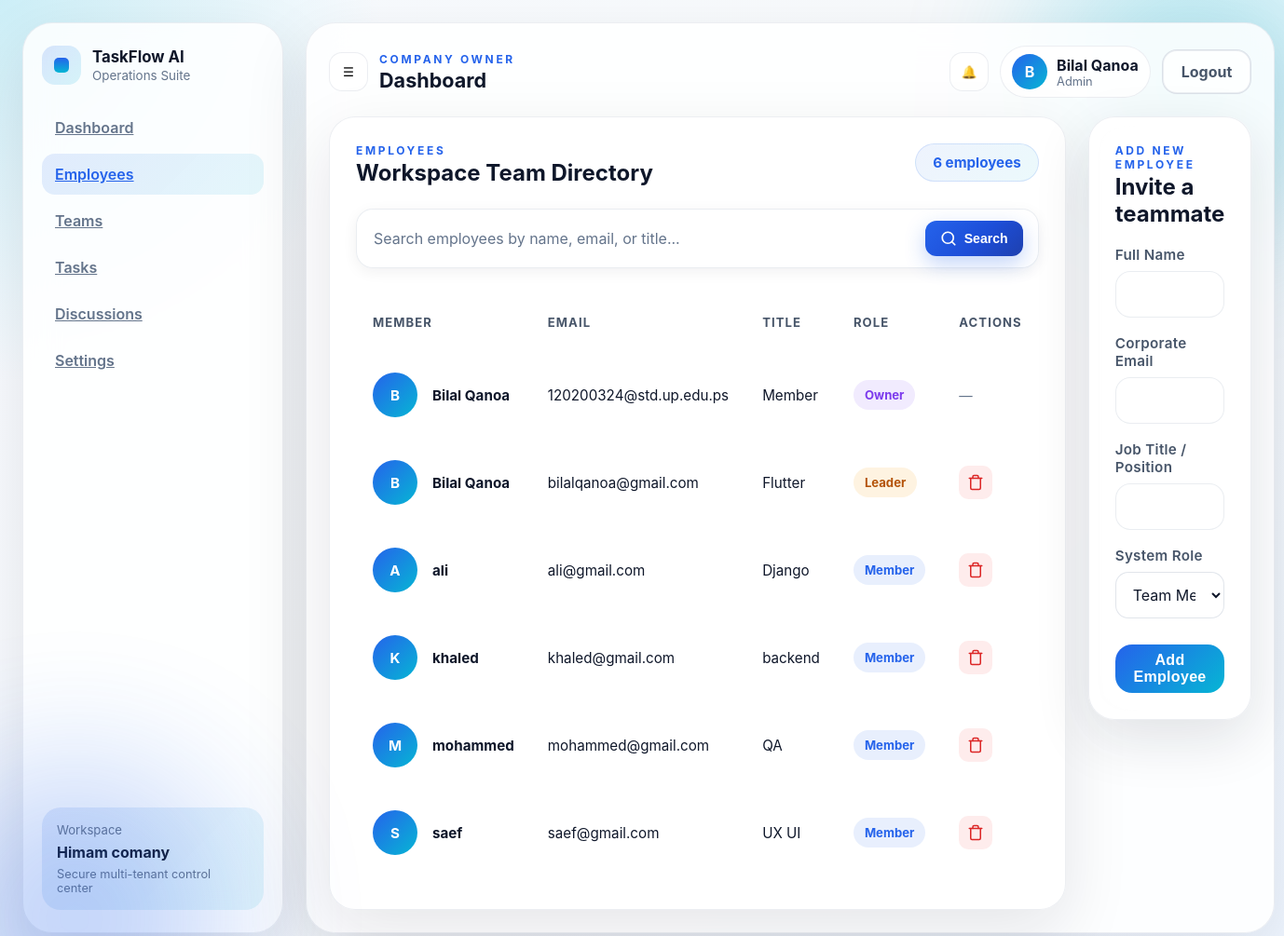
Screenshot of /dashboard/employees/ (signed in) with the database file from the repository.
### companies/models.py (models this page shows, shortened)
class Company(models.Model):
    owner = models.OneToOneField(
        'accounts.User',
        on_delete=models.CASCADE,
        related_name='owned_company'
    )
    name = models.CharField(max_length=255)
    description = models.TextField(blank=True)
    logo = models.ImageField(upload_to='company_logos/', null=True, blank=True)
    website = models.URLField(blank=True)
    phone = models.CharField(max_length=30, blank=True)
    address = models.CharField(max_length=255, blank=True)
    created_at = models.DateTimeField(auto_now_add=True)
    class Meta:
        ordering = ['-created_at']

### accounts/models.py (models this page shows, shortened)
class User(AbstractUser):
    ROLE_CHOICES = [
        ('company', 'Company Owner'),
        ('team_leader', 'Team Leader'),
        ('member', 'Member'),
    ]
    role = models.CharField(max_length=20, choices=ROLE_CHOICES)
    job_title = models.CharField(max_length=120, blank=True, default='')
    company = models.ForeignKey(
        'companies.Company',
        on_delete=models.SET_NULL,
        null=True,
        blank=True,
        related_name='users'
    )

### dashboard/views.py (the view, shortened to what this page needs)
# urls.py: path('employees/', views.employees_page, name='employees'),
@login_required(login_url='accounts:login')
@transaction.atomic
def employees_page(request):
    company = getattr(request.user, 'owned_company', None) or getattr(request.user, 'company', None)
    if not company:
        return redirect('accounts:profile')
    form_data = {
        'full_name': '',
        'email': '',
        'job_title': '',
        'system_role': 'member',
    }
    search_query = request.GET.get('search', '').strip()
    employees = User.objects.filter(company=company, is_active=True)
    employees = employees.annotate(
        role_weight=Case(
            When(is_superuser=True, then=Value(1)),
            When(role='company', then=Value(1)),
            When(role='team_leader', then=Value(2)),
            When(role='member', then=Value(3)),
            default=Value(4),
            output_field=IntegerField(),
        )
    ).order_by('role_weight', 'username')
    return render(request, 'dashboard/employees.html', {
        'company': company,
        'user': request.user,
        'employees': employees,
        'form_data': form_data,
        'search_query': search_query,
    })

### templates/dashboard/employees.html (shortened to what this page needs)
{% extends 'dashboard/base.html' %}
{% block content %}
<div class="employees-container">
    <section class="employees-grid">
        <article class="employees-table-card panel">
            <div class="section-header">
                <div>
                    <p class="eyebrow">Employees</p>
                    <h2>Workspace Team Directory</h2>
                </div>
                <span class="employee-count">{{ employees.count }} employees</span>
            </div>
            <div class="search-bar-wrapper">
                <form method="GET" action="" class="search-form">
                    <input type="text" name="search" class="search-input"
                        placeholder="Search employees by name, email, or title..." value="{{ search_query }}"
                        autocomplete="off">
                    <button type="submit" class="search-button search-button--primary" aria-label="Search employees">
                        <svg width="18" height="18" viewBox="0 0 24 24" fill="none" stroke="currentColor"
                            stroke-width="2.25" stroke-linecap="round" stroke-linejoin="round" aria-hidden="true">
                            <circle cx="11" cy="11" r="8"></circle>
                            <line x1="21" y1="21" x2="16.65" y2="16.65"></line>
                        </svg>
                        <span>Search</span>
                    </button>
                </form>
            </div>
            <div class="employees-table-wrapper">
                <table class="employees-table">
                    <thead>
                        <tr>
                            <th>Member</th>
                            <th>Email</th>
                            <th>Title</th>
                            <th>Role</th>
                            <th>Actions</th>
                        </tr>
                    </thead>
                    <tbody>
                        {% for employee in employees %}
                        {% with name=employee.get_full_name|default:employee.username %}
                        <tr>
                            <td>
                                <div class="employee-row">
                                    <div class="member-avatar">{{ name|slice:":1"|upper }}</div>
                                    <div>
                                        <strong>{{ name }}</strong>
                                    </div>
                                </div>
                            </td>
                            <td>{{ employee.email }}</td>
                            <td>{{ employee.job_title|default:'Member' }}</td>
                            <td>
                                {% if employee.role == 'company' or employee.is_superuser %}
                                <span class="role-badge role-owner">Owner</span>
                                {% elif employee.role == 'team_leader' %}
                                <span class="role-badge role-leader">Leader</span>
                                {% else %}
                                <span class="role-badge role-member">Member</span>
                                {% endif %}
                            </td>
                            <td>
                                {% if employee.id != user.id and not employee.is_superuser and employee.role != 'company' %}
                                <form method="POST" action="{% url 'dashboard:delete_employee' employee.id %}"
                                    class="delete-form">
                                    <button type="button" class="delete-btn" title="Remove employee"
                                        data-employee-id="{{ employee.id }}" data-employee-name="{{ name }}">
                                        <svg width="18" height="18" viewBox="0 0 24 24" fill="none"
                                            stroke="currentColor" stroke-width="2" stroke-linecap="round"
                                            stroke-linejoin="round">
                                            <polyline points="3 6 5 6 21 6"></polyline>
                                            <path
                                                d="M19 6v14a2 2 0 0 1-2 2H7a2 2 0 0 1-2-2V6m3 0V4a2 2 0 0 1 2-2h4a2 2 0 0 1 2 2v2">
                                            </path>
                                        </svg>
                                    </button>
                                </form>
                                {% else %}
                                <span class="no-action">—</span>
                                {% endif %}
                            </td>
                        </tr>
                        {% endwith %}
                        {% endfor %}
                    </tbody>
                </table>
            </div>
        </article>
        <aside class="sidebar-form-card panel">
            <div class="section-header sidebar-header">
                <div>
                    <p class="eyebrow">Add New Employee</p>
                    <h2>Invite a teammate</h2>
                </div>
            </div>
            <form method="POST" action="" class="glass-form" novalidate>
                <div class="glass-field">
                    <label for="full_name">Full Name</label>
                    <input id="full_name" name="full_name" type="text" class="glass-input"
                        value="{{ form_data.full_name }}" required>
                </div>
                <div class="glass-field">
                    <label for="email">Corporate Email</label>
                    <input id="email" name="email" type="email" class="glass-input" value="{{ form_data.email }}"
                        required>
                </div>
                <div class="glass-field">
                    <label for="job_title">Job Title / Position</label>
                    <input id="job_title" name="job_title" type="text" class="glass-input"
                        value="{{ form_data.job_title }}" required>
                </div>
                <div class="glass-field">
                    <label for="system_role">System Role</label>
                    <select id="system_role" name="system_role" class="glass-control" required>
                        <option value="member" {% if form_data.system_role == 'member' %}selected{% endif %}>Team Member
                        </option>
                    </select>
                </div>
                <button type="submit" class="btn-glass-primary btn-with-spacing">Add Employee</button>
            </form>
        </aside>
    </section>
</div>
{% endblock content %}

### templates/dashboard/base.html (shortened to what this page needs)
{% load static %}
<!DOCTYPE html>
<html lang="en">
<head>
    <link rel="stylesheet" href="{% static 'css/dashboard.css' %}">
    <link rel="stylesheet" href="{% static 'css/teams.css' %}">
</head>
<body>
    <div class="dashboard-shell">
        <aside class="sidebar">
            <div class="brand-block">
                <div class="brand-mark"><span></span></div>
                <div>
                    <h1>TaskFlow AI</h1>
                    <p>Operations Suite</p>
                </div>
            </div>
            <nav class="nav-links">
                <a class="{% if request.resolver_match.url_name == 'dashboard' %}active{% endif %}"
                    href="{% url 'dashboard:dashboard' %}">Dashboard</a>
                <a class="{% if request.resolver_match.url_name == 'employees' %}active{% endif %}"
                    href="{% url 'dashboard:employees' %}">Employees</a>
                    <a class="{% if request.resolver_match.url_name == 'teams' or request.resolver_match.url_name == 'team_detail' %}active{% endif %}"
                    href="{% url 'dashboard:teams' %}">Teams</a>
                <a class="{% if request.resolver_match.url_name == 'tasks' %}active{% endif %}"
                    href="{% url 'dashboard:tasks' %}">Tasks</a>
                <a class="{% if request.resolver_match.url_name == 'discussions' %}active{% endif %}"
                    href="{% url 'dashboard:discussions' %}">Discussions</a>
                <a class="{% if request.resolver_match.url_name == 'settings' %}active{% endif %}"
                    href="{% url 'dashboard:settings' %}">Settings</a>
            </nav>
            <div class="sidebar-card">
                <p>Workspace</p>
                <strong>{{ company.name }}</strong>
                <span>Secure multi-tenant control center</span>
            </div>
        </aside>
        <main class="main-panel">
            <header class="topbar">
                <div class="topbar-left">
                    <button class="icon-button" aria-label="Open menu">☰</button>
                    <div>
                        <p class="eyebrow">Company Owner</p>
                        <h2>Dashboard</h2>
                    </div>
                </div>
                <div class="topbar-right">
                    <button class="icon-button" aria-label="Notifications">🔔</button>
                    <div class="profile-pill">
                        <div class="avatar">{{ user.get_full_name|default:user.username|first|upper }}</div>
                        <div>
                            <strong>{{ user.get_full_name|default:user.username }}</strong>
                            <span>Admin</span>
                        </div>
                    </div>
                    <div class="nav-actions">
                        <a href="{% url 'accounts:logout' %}" class="button-secondary logout-link">Logout</a>
                    </div>
                </div>
            </header>
            {% block content %}{% endblock content %}
        </main>
    </div>
</body>
</html>

### static/css/teams.css (style rules this page uses)
.glass-form { display: grid; gap: 18px; }
.glass-field { display: grid; gap: 8px; }
.glass-field label { font-size: .95rem; color: #475569; font-weight: 600; }
.glass-input { width: 100%; min-height: 48px; padding: 14px 16px; border-radius: 16px; border: 1px solid rgba(148, 163, 184, 0.2); background: rgba(255, 255, 255, 0.8); color: #0f172a; font-size: 1rem; outline: none; transition: border-color .2s ease, box-shadow .2s ease, background .2s ease; }
.button-secondary { border: 1px solid rgba(148, 163, 184, 0.32); background: rgba(255, 255, 255, 0.82); color: #475569; padding: 0 20px; min-height: 48px; border-radius: 16px; cursor: pointer; transition: transform .2s ease, background .2s ease; }

### rows the page displays
Company: name "Himam comany"
User: get_full_name|first "B", get_full_name "Bilal Qanoa", value "B", employee "Bilal Qanoa", email "120200324@std.up.edu.ps", job_title "Member", role "Owner"
User: value "B", employee "Bilal Qanoa", email "bilalqanoa@gmail.com", job_title "Flutter", role "Leader"
User: value "A", employee "ali", email "ali@gmail.com", job_title "Django", role "Member"
User: value "K", employee "khaled", email "khaled@gmail.com", job_title "backend", role "Member"
User: value "M", employee "mohammed", email "mohammed@gmail.com", job_title "QA", role "Member"
User: value "S", employee "saef", email "saef@gmail.com", job_title "UX UI", role "Member"

### other values shown
{{ employees.count }} "6"
